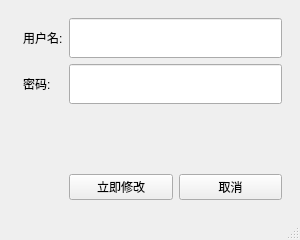
<?xml version="1.0" encoding="UTF-8"?>
<ui version="4.0">
 <class>Form3Fix</class>
 <widget class="QMainWindow" name="Form3Fix">
  <property name="geometry">
   <rect>
    <x>0</x>
    <y>0</y>
    <width>300</width>
    <height>240</height>
   </rect>
  </property>
  <property name="windowTitle">
   <string>MainWindow</string>
  </property>
  <widget class="QWidget" name="centralwidget">
   <layout class="QVBoxLayout" name="verticalLayout_2">
    <item>
     <widget class="QWidget" name="widget01_2" native="true">
      <layout class="QVBoxLayout" name="verticalLayout">
       <item>
        <layout class="QGridLayout" name="gridLayout">
         <property name="leftMargin">
          <number>5</number>
         </property>
         <item row="2" column="2">
          <spacer name="verticalSpacer">
           <property name="orientation">
            <enum>Qt::Vertical</enum>
           </property>
           <property name="sizeHint" stdset="0">
            <size>
             <width>20</width>
             <height>40</height>
            </size>
           </property>
          </spacer>
         </item>
         <item row="0" column="2">
          <layout class="QVBoxLayout" name="verticalLayout_5">
           <item>
            <widget class="QLineEdit" name="userName">
             <property name="minimumSize">
              <size>
               <width>0</width>
               <height>40</height>
              </size>
             </property>
             <property name="maximumSize">
              <size>
               <width>300</width>
               <height>16777215</height>
              </size>
             </property>
            </widget>
           </item>
          </layout>
         </item>
         <item row="0" column="0">
          <widget class="QLabel" name="label">
           <property name="text">
            <string>用户名:</string>
           </property>
          </widget>
         </item>
         <item row="1" column="2">
          <widget class="QLineEdit" name="userPass">
           <property name="minimumSize">
            <size>
             <width>0</width>
             <height>40</height>
            </size>
           </property>
           <property name="maximumSize">
            <size>
             <width>300</width>
             <height>16777215</height>
            </size>
           </property>
          </widget>
         </item>
         <item row="1" column="0">
          <widget class="QLabel" name="label_2">
           <property name="text">
            <string>密码:</string>
           </property>
          </widget>
         </item>
         <item row="0" column="3">
          <layout class="QHBoxLayout" name="horizontalLayout_8"/>
         </item>
         <item row="3" column="2">
          <layout class="QHBoxLayout" name="horizontalLayout">
           <item>
            <widget class="QPushButton" name="liJiFixBtn">
             <property name="text">
              <string>立即修改</string>
             </property>
             <property name="type" stdset="0">
              <string>primary</string>
             </property>
            </widget>
           </item>
           <item>
            <widget class="QPushButton" name="quXiaoBtn">
             <property name="text">
              <string>取消</string>
             </property>
            </widget>
           </item>
          </layout>
         </item>
         <item row="1" column="3">
          <layout class="QHBoxLayout" name="horizontalLayout_6" stretch="">
           <property name="spacing">
            <number>6</number>
           </property>
           <property name="leftMargin">
            <number>0</number>
           </property>
           <property name="rightMargin">
            <number>0</number>
           </property>
           <property name="bottomMargin">
            <number>0</number>
           </property>
          </layout>
         </item>
        </layout>
       </item>
      </layout>
     </widget>
    </item>
   </layout>
  </widget>
  <widget class="QMenuBar" name="menubar">
   <property name="geometry">
    <rect>
     <x>0</x>
     <y>0</y>
     <width>300</width>
     <height>17</height>
    </rect>
   </property>
  </widget>
  <widget class="QStatusBar" name="statusbar"/>
 </widget>
 <resources/>
 <connections/>
</ui>
